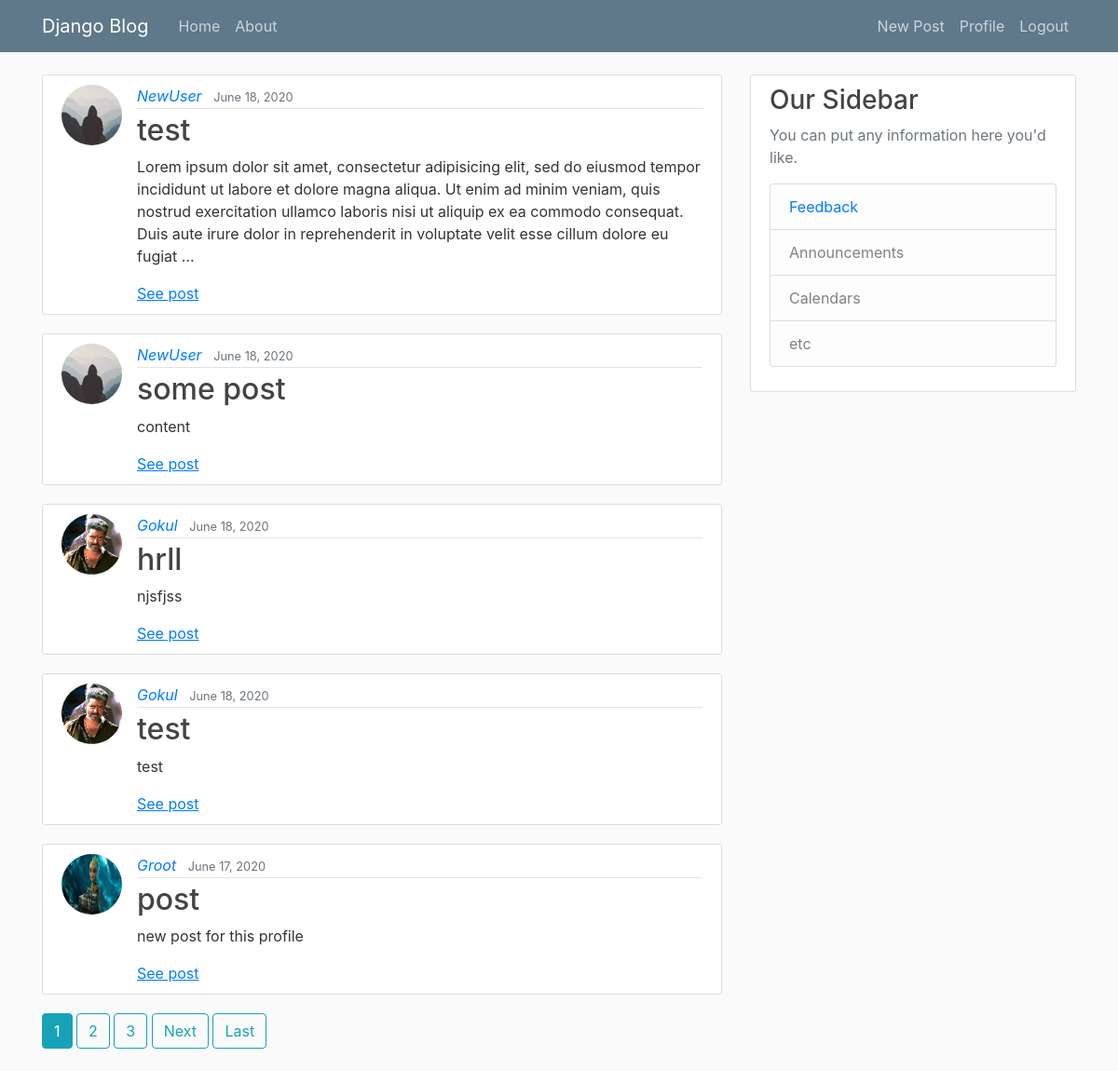
Before: / (signed in) with the older database file.
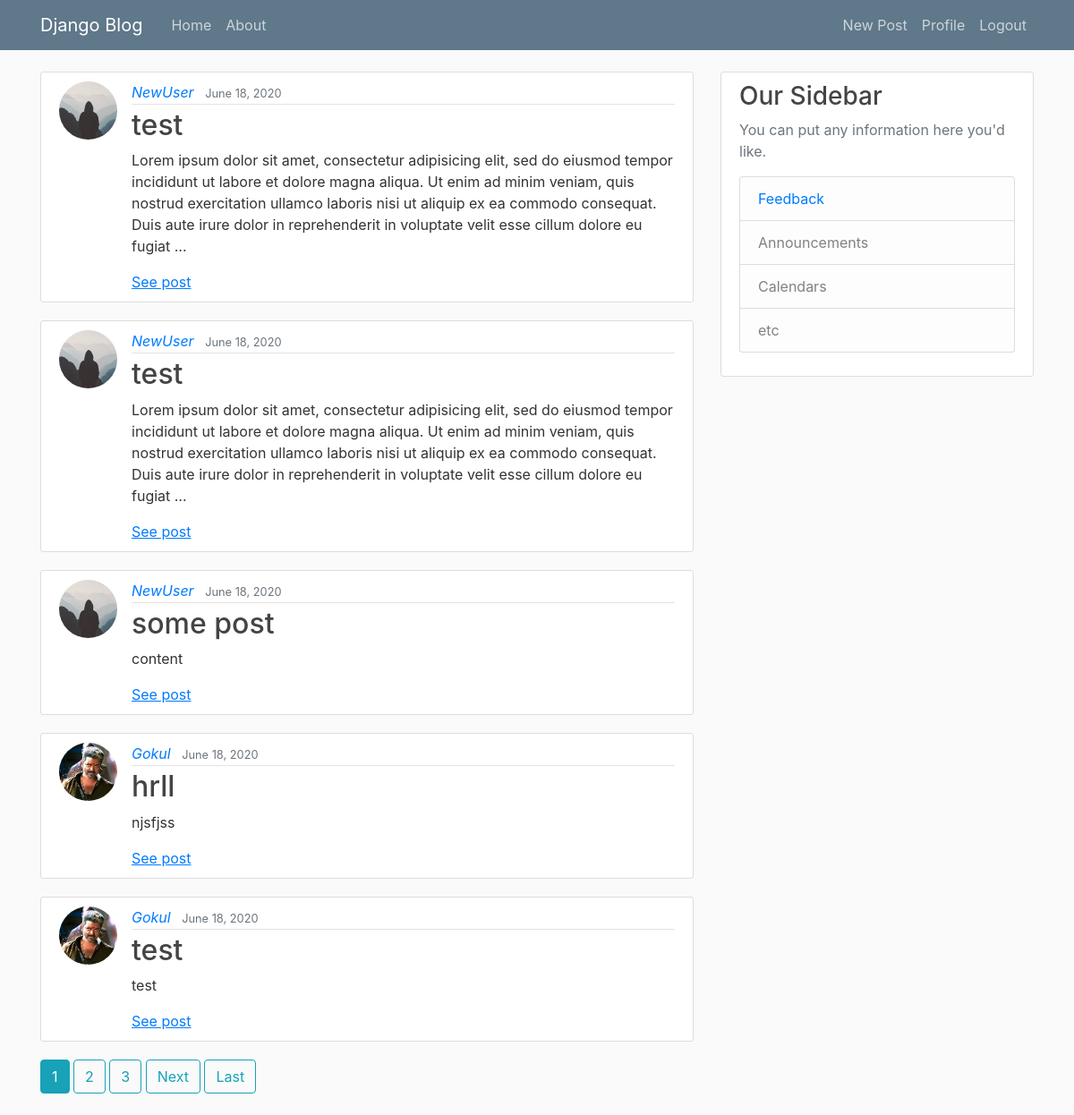
After: the same page with the newer database file.
### blog/models.py (models this page shows, shortened)
class Post(models.Model):
	title = models.CharField(max_length=100)
	content = models.TextField(validators=[MinLengthValidator(200)])
	date_posted = models.DateTimeField(default=timezone.now)
	author = models.ForeignKey(User, on_delete=models.CASCADE)

### users/models.py (models this page shows, shortened)
class Profile(models.Model):
    user = models.OneToOneField(User, on_delete=models.CASCADE)
    bio = models.TextField(default='')
    image = models.ImageField(default='default.jpg', upload_to='profile_pics')

### blog/views.py (the view)
# urls.py: path('', PostListView.as_view(), name='blog-home'),
class PostListView(LoginRequiredMixin, ListView):
	model = Post
	template_name = 'blog/home.html'
	context_object_name = 'posts'
	ordering = ['-date_posted']
	paginate_by = 5

### blog/templates/blog/home.html (shortened to what this page needs)
{% extends "blog/base.html" %}
{% block content %}
    {% for post in posts %}
        <article class="media content-section">
          <img class="rounded-circle article-img" src="{{ post.author.profile.image.url }}">
          <div class="media-body">
            <div class="article-metadata">
              <a class="mr-2" href="{% url 'user-posts' post.author.username %}"><em>{{ post.author }}</em></a>
              <small class="text-muted">{{ post.date_posted|date:"F d, Y" }}</small>
            </div>
            <h2><a class="article-title" href="{% url 'post-detail' post.id %}">{{ post.title }}</a></h2>
            <p class="article-content">{{ post.content |truncatewords:"50" }}</p>
            <a href="{% url 'post-detail' post.id %}"><u>See post</u></a>
          </div>
        </article>
    {% endfor %}
    {% if is_paginated %}
      {% for num in page_obj.paginator.page_range %}
        {% if page_obj.number == num %}
          <a class="btn btn-info mb-4" href="?page={{ num }}">{{ num }}</a>
        {% elif num > page_obj.number|add:'-3' and num < page_obj.number|add:'3' %}
          <a class="btn btn-outline-info mb-4" href="?page={{ num }}">{{ num }}</a>
        {% endif %}
      {% endfor %}
      {% if page_obj.has_next %}
        <a class="btn btn-outline-info mb-4" href="?page={{ page_obj.next_page_number }}">Next</a>
        <a class="btn btn-outline-info mb-4" href="?page={{ page_obj.paginator.num_pages }}">Last</a>
      {% endif %}
    {% endif %}
{% endblock content %}

### blog/templates/blog/base.html (shortened to what this page needs)
{% load static %}
<!DOCTYPE html>
<html>
<head>
    <link rel="stylesheet" href="https://stackpath.bootstrapcdn.com/bootstrap/4.5.0/css/bootstrap.min.css">
<link rel="stylesheet" type="text/css" href="{% static 'blog/main.css' %}">
</head>
<body>
	<header class="site-header">
	  <nav class="navbar navbar-expand-md navbar-dark bg-steel fixed-top">
	    <div class="container">
	      <a class="navbar-brand mr-4" href="{% url 'blog-home' %}">Django Blog</a>
	      <div class="collapse navbar-collapse" id="navbarToggle">
	        <div class="navbar-nav mr-auto">
	          <a class="nav-item nav-link" href="{% url 'blog-home' %}">Home</a>
	          <a class="nav-item nav-link" href="{% url 'blog-about' %}">About</a>
	        </div>
	        <div class="navbar-nav">
	        	{% if user.is_authenticated %}
	        		<a class="nav-item nav-link" href="{% url 'post-create' %}">New Post</a>
	        		<a class="nav-item nav-link" href="{% url 'profile' %}">Profile</a>
	        		<a class="nav-item nav-link" href="{% url 'logout' %}">Logout</a>
	        	{% else %}
		          	<a class="nav-item nav-link" href="{% url 'login' %}">Login</a>
		          	<a class="nav-item nav-link" href="{% url 'register' %}">Register</a>
		        {% endif %}
	        </div>
	      </div>
	    </div>
	  </nav>
	</header>
	<main role="main" class="container">
	  <div class="row">
	    <div class="col-md-8">
	      {% block content %}{% endblock %}
	    </div>
	    <div class="col-md-4">
	      <div class="content-section">
	        <h3>Our Sidebar</h3>
	        <p class='text-muted'>You can put any information here you'd like.
	          <ul class="list-group">
	            <li class="list-group-item list-group-item-light"><a href="{% url 'feedback' %}">Feedback</a></li>
	            <li class="list-group-item list-group-item-light">Announcements</li>
	            <li class="list-group-item list-group-item-light">Calendars</li>
	            <li class="list-group-item list-group-item-light">etc</li>
	          </ul>
	        </p>
	      </div>
	    </div>
	  </div>
	</main>
</body>
</html>

### blog/static/blog/main.css (style rules this page uses)
body { background: #fafafa; color: #333333; margin-top: 5rem; }
h1, h2, h3, h4, h5, h6 { color: #444444; }
ul { margin: 0; }
.bg-steel { background-color: #5f788a; }
.site-header .navbar-nav .nav-link { color: #cbd5db; }
.content-section { background: #ffffff; padding: 10px 20px; border: 1px solid #dddddd; border-radius: 3px; margin-bottom: 20px; }
.article-title { color: #444444; }
.article-content { white-space: pre-line; }
.article-img { height: 65px; width: 65px; margin-right: 16px; }
.article-metadata { padding-bottom: 1px; margin-bottom: 4px; border-bottom: 1px solid #e3e3e3 }

Changed rows visible on the page:
no longer on this page (row unchanged): Post: author.profile.image (picture), author "Groot", date_posted "June 17, 2020", title "post", content "new post for this profile"
added Post: author.profile.image (placeholder picture), author "NewUser", date_posted "June 18, 2020", title "test", content "Lorem ipsum dolor sit amet, consectetur adipisicing elit, sed do eiusmod tempor incididunt ut labore et dolore magna aliqua. Ut enim ad minim veniam, quis nostrud exercitation ullamco laboris nisi ut aliquip ex ea commodo consequat. Duis aute irure dolor in reprehenderit in voluptate velit esse cillum dolore eu fugiat …"
